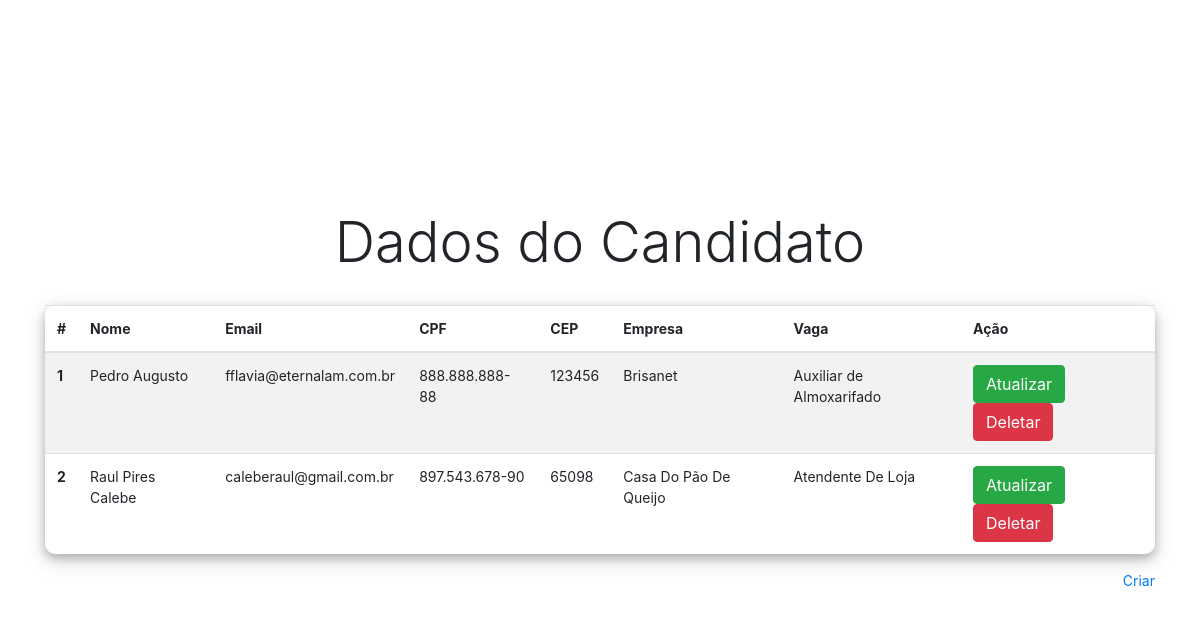
The app's page /read.php with its own data.
### tables this page shows
CREATE TABLE `empresa` (
  `id_empresa` int(11) NOT NULL,
  `nome` varchar(60) NOT NULL,
  `email` varchar(60) NOT NULL,
  `cnpj` varchar(60) NOT NULL,
  `telefone` varchar(60) NOT NULL
);

CREATE TABLE `candidato` (
  `id_candidato` int(11) NOT NULL,
  `name` varchar(255) NOT NULL,
  `email` varchar(255) NOT NULL,
  `cpf` varchar(250) NOT NULL,
  `cep` int(80) NOT NULL
);

CREATE TABLE `vaga` (
  `id_vaga` int(11) NOT NULL,
  `titulo` varchar(30) NOT NULL,
  `descricao` varchar(200) NOT NULL,
  `data` date NOT NULL,
  `empresa_id` int(11) NOT NULL
);

### php/read.php (called while the page is built)
<?php
include "db_conn.php";
$sql = "SELECT c.id_candidato, c.name, c.email, c.cpf, c.cep, e.nome, v.titulo
FROM empresa e, vaga v, candidato c, registro r
WHERE e.id_empresa = r.empresa_id and v.id_vaga = r.vaga_id and c.id_candidato = r.candidato_id
ORDER BY id_candidato DESC";
$result = mysqli_query($conn, $sql);

### read.php (the view, shortened to what this page needs)
<?php include "php/read.php"; ?>
<!DOCTYPE html>
<html>
<head>
	<link rel="stylesheet" href="https://maxcdn.bootstrapcdn.com/bootstrap/4.0.0/css/bootstrap.min.css">
    <link rel="stylesheet" href="css/style.css">
</head>
<body>
	<div class="container">
		<div class="box">
			<h4 class="display-4 text-center">Dados do Candidato</h4><br>
			<?php if (mysqli_num_rows($result)) { ?>
			<table class="table table-striped">
			  <thead>
			    <tr>
			      <th scope="col">#</th>
			      <th scope="col">Nome</th>
			      <th scope="col">Email</th>
				  <th scope="col">CPF</th>
				  <th scope="col">CEP</th>
				  <th scope="col">Empresa</th>
				  <th scope="col">Vaga</th>
				  <th scope="col">Ação</th>
			    </tr>
			  </thead>
			  <tbody>
			  	<?php
			  	   $i = 0;
			  	   while($rows = mysqli_fetch_assoc($result)){
			  	   $i++;
			  	 ?>
			    <tr>
			      <th scope="row"><?=$i?></th>
			      <td><?=$rows['name']?></td>
			      <td><?php echo $rows['email']; ?></td>
			      <td><?php echo $rows['cpf']; ?></td>
			      <td><?php echo $rows['cep']; ?></td>
				  <td><?php echo $rows['nome']?></td>
				  <td><?php echo $rows['titulo']?></td>
			      <td><a href="update.php?id_candidato=<?=$rows['id_candidato']?>"
			      	     class="btn btn-success">Atualizar</a>
			      	  <a href="php/delete.php?id_candidato=<?=$rows['id_candidato']?>"
			      	     class="btn btn-danger">Deletar</a>
			      </td>
			    </tr>
			    <?php } ?>
			  </tbody>
			</table>
			<?php } ?>
			<div class="link-right">
				<a href="index.php" class="link-primary">Criar</a>
			</div>
		</div>
	</div>
</body>
</html>

### css/style.css (style rules this page uses)
.container { min-height: 100vh; width: 100%; display: flex; justify-content: center; align-items: center; flex-direction: column; font-size: 14px; }
.box { width: 100%; }
.container table { padding: 20px; border-radius: 10px; box-shadow: 0 4px 8px 0 rgba(0, 0, 0, 0.2), 0 6px 20px 0 rgba(0, 0, 0, 0.19); }
.link-right { display: flex; justify-content: flex-end; }

### records on screen
empresa: candidato.name "Pedro Augusto", candidato.email "fflavia@eternalam.com.br", candidato.cpf "888.888.888-88", candidato.cep "123456", nome "Brisanet", vaga.titulo "Auxiliar de Almoxarifado"
empresa: candidato.name "Raul Pires Calebe", candidato.email "caleberaul@gmail.com.br", candidato.cpf "897.543.678-90", candidato.cep "65098", nome "Casa Do Pão De Queijo", vaga.titulo "Atendente De Loja"
